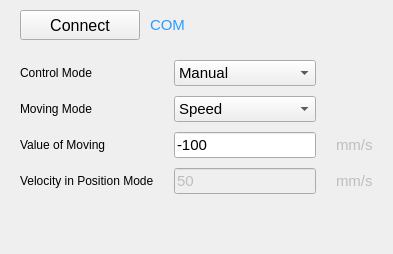
                 <widget class="QWidget" name="tConveyor">
                  <attribute name="title">
                   <string>Conveyor X</string>
                  </attribute>
                  <layout class="QVBoxLayout" name="verticalLayout_16">
                   <property name="spacing">
                    <number>10</number>
                   </property>
                   <property name="leftMargin">
                    <number>10</number>
                   </property>
                   <property name="topMargin">
                    <number>10</number>
                   </property>
                   <property name="rightMargin">
                    <number>10</number>
                   </property>
                   <property name="bottomMargin">
                    <number>10</number>
                   </property>
                   <item>
                    <layout class="QHBoxLayout" name="horizontalLayout_48">
                     <property name="leftMargin">
                      <number>10</number>
                     </property>
                     <item>
                      <widget class="QPushButton" name="pbConveyorConnect">
                       <property name="minimumSize">
                        <size>
                         <width>100</width>
                         <height>30</height>
                        </size>
                       </property>
                       <property name="maximumSize">
                        <size>
                         <width>120</width>
                         <height>40</height>
                        </size>
                       </property>
                       <property name="font">
                        <font>
                         <pointsize>12</pointsize>
                        </font>
                       </property>
                       <property name="styleSheet">
                        <string notr="true"/>
                       </property>
                       <property name="text">
                        <string>Connect</string>
                       </property>
                       <property name="checkable">
                        <bool>true</bool>
                       </property>
                      </widget>
                     </item>
                     <item>
                      <widget class="QLabel" name="lbConveyorCOMName">
                       <property name="font">
                        <font>
                         <pointsize>11</pointsize>
                        </font>
                       </property>
                       <property name="styleSheet">
                        <string notr="true">color: rgb(41, 155, 255);</string>
                       </property>
                       <property name="text">
                        <string>COM</string>
                       </property>
                      </widget>
                     </item>
                    </layout>
                   </item>
                   <item>
                    <layout class="QGridLayout" name="gridLayout_7" rowstretch="0,0,0,0" rowminimumheight="0,0,0,0">
                     <property name="leftMargin">
                      <number>10</number>
                     </property>
                     <property name="topMargin">
                      <number>10</number>
                     </property>
                     <property name="rightMargin">
                      <number>10</number>
                     </property>
                     <property name="bottomMargin">
                      <number>10</number>
                     </property>
                     <property name="horizontalSpacing">
                      <number>20</number>
                     </property>
                     <property name="verticalSpacing">
                      <number>10</number>
                     </property>
                     <item row="1" column="0">
                      <widget class="QLabel" name="label_46">
                       <property name="text">
                        <string>Moving Mode</string>
                       </property>
                      </widget>
                     </item>
                     <item row="1" column="1">
                      <widget class="QComboBox" name="cbConveyorValueType">
                       <property name="minimumSize">
                        <size>
                         <width>0</width>
                         <height>20</height>
                        </size>
                       </property>
                       <property name="font">
                        <font>
                         <pointsize>11</pointsize>
                         <weight>50</weight>
                         <bold>false</bold>
                         <kerning>true</kerning>
                        </font>
                       </property>
                       <property name="styleSheet">
                        <string notr="true"/>
                       </property>
                       <item>
                        <property name="text">
                         <string>Speed</string>
                        </property>
                       </item>
                       <item>
                        <property name="text">
                         <string>Position</string>
                        </property>
                       </item>
                      </widget>
                     </item>
                     <item row="0" column="0">
                      <widget class="QLabel" name="label_52">
                       <property name="text">
                        <string>Control Mode</string>
                       </property>
                      </widget>
                     </item>
                     <item row="0" column="1">
                      <widget class="QComboBox" name="cbConveyorMode">
                       <property name="minimumSize">
                        <size>
                         <width>0</width>
                         <height>20</height>
                        </size>
                       </property>
                       <property name="font">
                        <font>
                         <pointsize>11</pointsize>
                         <weight>50</weight>
                         <bold>false</bold>
                         <kerning>true</kerning>
                        </font>
                       </property>
                       <property name="toolTip">
                        <string>&lt;html&gt;&lt;head/&gt;&lt;body&gt;&lt;p&gt;&lt;a name=&quot;31&quot;/&gt;&lt;span style=&quot; font-family:'-apple-system','BlinkMacSystemFont','Segoe UI','Roboto','Helvetica Neue','Arial','Noto Sans','sans-serif','Apple Color Emoji','Segoe UI Emoji','Segoe UI Symbol','Noto Color Emoji'; font-weight:600; color:#212529;&quot;&gt;M&lt;/span&gt;&lt;span style=&quot; font-family:'-apple-system','BlinkMacSystemFont','Segoe UI','Roboto','Helvetica Neue','Arial','Noto Sans','sans-serif','Apple Color Emoji','Segoe UI Emoji','Segoe UI Symbol','Noto Color Emoji'; font-weight:600; color:#212529;&quot;&gt;310 – Set Mode&lt;/span&gt;&lt;/p&gt;&lt;p&gt;&lt;span style=&quot; font-family:'-apple-system','BlinkMacSystemFont','Segoe UI','Roboto','Helvetica Neue','Arial','Noto Sans','sans-serif','Apple Color Emoji','Segoe UI Emoji','Segoe UI Symbol','Noto Color Emoji'; color:#212529; background-color:#ffffff;&quot;&gt;Description: .&lt;/span&gt;&lt;/p&gt;&lt;p&gt;&lt;span style=&quot; font-family:'-apple-system','BlinkMacSystemFont','Segoe UI','Roboto','Helvetica Neue','Arial','Noto Sans','sans-serif','Apple Color Emoji','Segoe UI Emoji','Segoe UI Symbol','Noto Color Emoji'; color:#212529; background-color:#ffffff;&quot;&gt;Usage: M310 [&amp;lt;index&amp;gt;]&lt;/span&gt;&lt;/p&gt;&lt;p&gt;&lt;span style=&quot; font-family:'-apple-system','BlinkMacSystemFont','Segoe UI','Roboto','Helvetica Neue','Arial','Noto Sans','sans-serif','Apple Color Emoji','Segoe UI Emoji','Segoe UI Symbol','Noto Color Emoji'; color:#212529; background-color:#ffffff;&quot;&gt;Parameters:&lt;/span&gt;&lt;/p&gt;&lt;p&gt;&lt;span style=&quot; font-family:'-apple-system','BlinkMacSystemFont','Segoe UI','Roboto','Helvetica Neue','Arial','Noto Sans','sans-serif','Apple Color Emoji','Segoe UI Emoji','Segoe UI Symbol','Noto Color Emoji'; color:#212529; background-color:#ffffff;&quot;&gt;1: Serial Mode.&lt;/span&gt;&lt;/p&gt;&lt;p&gt;&lt;span style=&quot; font-family:'-apple-system','BlinkMacSystemFont','Segoe UI','Roboto','Helvetica Neue','Arial','Noto Sans','sans-serif','Apple Color Emoji','Segoe UI Emoji','Segoe UI Symbol','Noto Color Emoji'; color:#212529; background-color:#ffffff;&quot;&gt;0: Volume Mode.&lt;/span&gt;&lt;/p&gt;&lt;/body&gt;&lt;/html&gt;</string>
                       </property>
                       <item>
                        <property name="text">
                         <string>Manual</string>
                        </property>
                       </item>
                       <item>
                        <property name="text">
                         <string>UART</string>
                        </property>
                       </item>
                      </widget>
                     </item>
                     <item row="2" column="0">
                      <widget class="QLabel" name="label_12">
                       <property name="text">
                        <string>Value of Moving</string>
                       </property>
                      </widget>
                     </item>
                     <item row="2" column="1">
                      <widget class="QLineEdit" name="leConveyorvMovingValue">
                       <property name="minimumSize">
                        <size>
                         <width>0</width>
                         <height>20</height>
                        </size>
                       </property>
                       <property name="font">
                        <font>
                         <pointsize>11</pointsize>
                         <weight>50</weight>
                         <bold>false</bold>
                         <kerning>true</kerning>
                        </font>
                       </property>
                       <property name="toolTip">
                        <string>&lt;html&gt;&lt;head/&gt;&lt;body&gt;&lt;p&gt;&lt;a name=&quot;32&quot;/&gt;&lt;span style=&quot; font-family:'-apple-system','BlinkMacSystemFont','Segoe UI','Roboto','Helvetica Neue','Arial','Noto Sans','sans-serif','Apple Color Emoji','Segoe UI Emoji','Segoe UI Symbol','Noto Color Emoji'; font-weight:600; color:#212529;&quot;&gt;M&lt;/span&gt;&lt;span style=&quot; font-family:'-apple-system','BlinkMacSystemFont','Segoe UI','Roboto','Helvetica Neue','Arial','Noto Sans','sans-serif','Apple Color Emoji','Segoe UI Emoji','Segoe UI Symbol','Noto Color Emoji'; font-weight:600; color:#212529;&quot;&gt;311 – Set Speed&lt;/span&gt;&lt;/p&gt;&lt;p&gt;&lt;span style=&quot; font-family:'-apple-system','BlinkMacSystemFont','Segoe UI','Roboto','Helvetica Neue','Arial','Noto Sans','sans-serif','Apple Color Emoji','Segoe UI Emoji','Segoe UI Symbol','Noto Color Emoji'; color:#212529; background-color:#ffffff;&quot;&gt;Description:&lt;/span&gt;&lt;/p&gt;&lt;p&gt;&lt;span style=&quot; font-family:'-apple-system','BlinkMacSystemFont','Segoe UI','Roboto','Helvetica Neue','Arial','Noto Sans','sans-serif','Apple Color Emoji','Segoe UI Emoji','Segoe UI Symbol','Noto Color Emoji'; color:#212529; background-color:#ffffff;&quot;&gt;Usage: M311 [&amp;lt;value&amp;gt;]&lt;/span&gt;&lt;/p&gt;&lt;p&gt;&lt;span style=&quot; font-family:'-apple-system','BlinkMacSystemFont','Segoe UI','Roboto','Helvetica Neue','Arial','Noto Sans','sans-serif','Apple Color Emoji','Segoe UI Emoji','Segoe UI Symbol','Noto Color Emoji'; color:#212529; background-color:#ffffff;&quot;&gt;Parameters:&lt;/span&gt;&lt;/p&gt;&lt;p&gt;&lt;span style=&quot; font-family:'-apple-system','BlinkMacSystemFont','Segoe UI','Roboto','Helvetica Neue','Arial','Noto Sans','sans-serif','Apple Color Emoji','Segoe UI Emoji','Segoe UI Symbol','Noto Color Emoji'; color:#212529; background-color:#ffffff;&quot;&gt;[&amp;lt;value&amp;gt;]: Speed in mm/s&lt;/span&gt;&lt;/p&gt;&lt;/body&gt;&lt;/html&gt;</string>
                       </property>
                       <property name="text">
                        <string>-100</string>
                       </property>
                      </widget>
                     </item>
                     <item row="2" column="2">
                      <widget class="QLabel" name="lbUnitOfConveyorMoving">
                       <property name="enabled">
                        <bool>false</bool>
                       </property>
                       <property name="font">
                        <font>
                         <pointsize>11</pointsize>
                         <weight>50</weight>
                         <bold>false</bold>
                         <kerning>true</kerning>
                        </font>
                       </property>
                       <property name="text">
                        <string>mm/s</string>
                       </property>
                      </widget>
                     </item>
                     <item row="3" column="0">
                      <widget class="QLabel" name="label_57">
                       <property name="text">
                        <string>Velocity in Position Mode</string>
                       </property>
                      </widget>
                     </item>
                     <item row="3" column="2">
                      <widget class="QLabel" name="lbSpeedOfPositionMode">
                       <property name="enabled">
                        <bool>false</bool>
                       </property>
                       <property name="font">
                        <font>
                         <pointsize>11</pointsize>
                         <weight>50</weight>
                         <bold>false</bold>
                         <kerning>true</kerning>
                        </font>
                       </property>
                       <property name="text">
                        <string>mm/s</string>
                       </property>
                      </widget>
                     </item>
                     <item row="3" column="1">
                      <widget class="QLineEdit" name="leSpeedOfPositionMode">
                       <property name="enabled">
                        <bool>false</bool>
                       </property>
                       <property name="minimumSize">
                        <size>
                         <width>0</width>
                         <height>20</height>
                        </size>
                       </property>
                       <property name="font">
                        <font>
                         <pointsize>11</pointsize>
                         <weight>50</weight>
                         <bold>false</bold>
                         <kerning>true</kerning>
                        </font>
                       </property>
                       <property name="toolTip">
                        <string>&lt;html&gt;&lt;head/&gt;&lt;body&gt;&lt;p&gt;&lt;a name=&quot;33&quot;/&gt;&lt;span style=&quot; font-family:'-apple-system','BlinkMacSystemFont','Segoe UI','Roboto','Helvetica Neue','Arial','Noto Sans','sans-serif','Apple Color Emoji','Segoe UI Emoji','Segoe UI Symbol','Noto Color Emoji'; font-weight:600; color:#212529;&quot;&gt;M&lt;/span&gt;&lt;span style=&quot; font-family:'-apple-system','BlinkMacSystemFont','Segoe UI','Roboto','Helvetica Neue','Arial','Noto Sans','sans-serif','Apple Color Emoji','Segoe UI Emoji','Segoe UI Symbol','Noto Color Emoji'; font-weight:600; color:#212529;&quot;&gt;312 - Set Position&lt;/span&gt;&lt;/p&gt;&lt;p&gt;&lt;span style=&quot; font-family:'-apple-system','BlinkMacSystemFont','Segoe UI','Roboto','Helvetica Neue','Arial','Noto Sans','sans-serif','Apple Color Emoji','Segoe UI Emoji','Segoe UI Symbol','Noto Color Emoji'; color:#212529; background-color:#ffffff;&quot;&gt;Description:&lt;/span&gt;&lt;/p&gt;&lt;p&gt;&lt;span style=&quot; font-family:'-apple-system','BlinkMacSystemFont','Segoe UI','Roboto','Helvetica Neue','Arial','Noto Sans','sans-serif','Apple Color Emoji','Segoe UI Emoji','Segoe UI Symbol','Noto Color Emoji'; color:#212529; background-color:#ffffff;&quot;&gt;Usage: M312 [&amp;lt;value&amp;gt;]&lt;/span&gt;&lt;/p&gt;&lt;p&gt;&lt;span style=&quot; font-family:'-apple-system','BlinkMacSystemFont','Segoe UI','Roboto','Helvetica Neue','Arial','Noto Sans','sans-serif','Apple Color Emoji','Segoe UI Emoji','Segoe UI Symbol','Noto Color Emoji'; color:#212529; background-color:#ffffff;&quot;&gt;Parameters:&lt;/span&gt;&lt;/p&gt;&lt;p&gt;&lt;span style=&quot; font-family:'-apple-system','BlinkMacSystemFont','Segoe UI','Roboto','Helvetica Neue','Arial','Noto Sans','sans-serif','Apple Color Emoji','Segoe UI Emoji','Segoe UI Symbol','Noto Color Emoji'; color:#212529; background-color:#ffffff;&quot;&gt;[&amp;lt;value&amp;gt;]: Position in mm&lt;/span&gt;&lt;/p&gt;&lt;/body&gt;&lt;/html&gt;</string>
                       </property>
                       <property name="text">
                        <string>50</string>
                       </property>
                       <property name="clearButtonEnabled">
                        <bool>false</bool>
                       </property>
                      </widget>
                     </item>
                    </layout>
                   </item>
                   <item>
                    <spacer name="verticalSpacer_2">
                     <property name="orientation">
                      <enum>Qt::Vertical</enum>
                     </property>
                     <property name="sizeHint" stdset="0">
                      <size>
                       <width>20</width>
                       <height>40</height>
                      </size>
                     </property>
                    </spacer>
                   </item>
                  </layout>
                 </widget>
